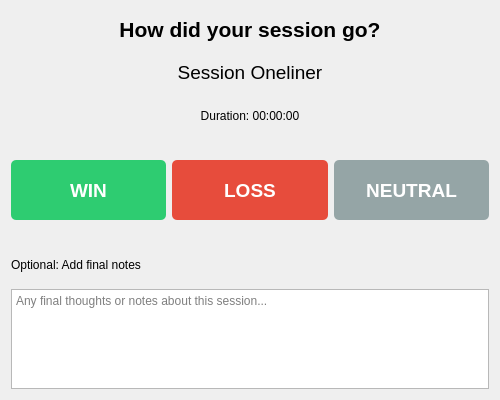
<?xml version="1.0" encoding="UTF-8"?>
<ui version="4.0">
 <class>EndSessionDialog</class>
 <widget class="QDialog" name="EndSessionDialog">
  <property name="geometry">
   <rect>
    <x>0</x>
    <y>0</y>
    <width>500</width>
    <height>400</height>
   </rect>
  </property>
  <property name="windowTitle">
   <string>End Session</string>
  </property>
  <layout class="QVBoxLayout" name="verticalLayout">
   <item>
    <widget class="QLabel" name="label">
     <property name="font">
      <font>
       <pointsize>16</pointsize>
       <weight>75</weight>
       <bold>true</bold>
      </font>
     </property>
     <property name="text">
      <string>How did your session go?</string>
     </property>
     <property name="alignment">
      <set>Qt::AlignCenter</set>
     </property>
    </widget>
   </item>
   <item>
    <widget class="QLabel" name="onelinerLabel">
     <property name="font">
      <font>
       <pointsize>14</pointsize>
      </font>
     </property>
     <property name="text">
      <string>Session Oneliner</string>
     </property>
     <property name="alignment">
      <set>Qt::AlignCenter</set>
     </property>
     <property name="wordWrap">
      <bool>true</bool>
     </property>
    </widget>
   </item>
   <item>
    <widget class="QLabel" name="elapsedLabel">
     <property name="text">
      <string>Duration: 00:00:00</string>
     </property>
     <property name="alignment">
      <set>Qt::AlignCenter</set>
     </property>
    </widget>
   </item>
   <item>
    <spacer name="verticalSpacer">
     <property name="orientation">
      <enum>Qt::Vertical</enum>
     </property>
     <property name="sizeType">
      <enum>QSizePolicy::Fixed</enum>
     </property>
     <property name="sizeHint" stdset="0">
      <size>
       <width>20</width>
       <height>20</height>
      </size>
     </property>
    </spacer>
   </item>
   <item>
    <layout class="QHBoxLayout" name="horizontalLayout">
     <item>
      <widget class="QPushButton" name="winButton">
       <property name="minimumSize">
        <size>
         <width>0</width>
         <height>60</height>
        </size>
       </property>
       <property name="font">
        <font>
         <pointsize>14</pointsize>
         <weight>75</weight>
         <bold>true</bold>
        </font>
       </property>
       <property name="styleSheet">
        <string notr="true">QPushButton {
    background-color: #2ecc71;
    color: white;
    border-radius: 5px;
}
QPushButton:hover {
    background-color: #27ae60;
}
QPushButton:pressed {
    background-color: #229954;
}</string>
       </property>
       <property name="text">
        <string>WIN</string>
       </property>
      </widget>
     </item>
     <item>
      <widget class="QPushButton" name="lossButton">
       <property name="minimumSize">
        <size>
         <width>0</width>
         <height>60</height>
        </size>
       </property>
       <property name="font">
        <font>
         <pointsize>14</pointsize>
         <weight>75</weight>
         <bold>true</bold>
        </font>
       </property>
       <property name="styleSheet">
        <string notr="true">QPushButton {
    background-color: #e74c3c;
    color: white;
    border-radius: 5px;
}
QPushButton:hover {
    background-color: #c0392b;
}
QPushButton:pressed {
    background-color: #a93226;
}</string>
       </property>
       <property name="text">
        <string>LOSS</string>
       </property>
      </widget>
     </item>
     <item>
      <widget class="QPushButton" name="neutralButton">
       <property name="minimumSize">
        <size>
         <width>0</width>
         <height>60</height>
        </size>
       </property>
       <property name="font">
        <font>
         <pointsize>14</pointsize>
         <weight>75</weight>
         <bold>true</bold>
        </font>
       </property>
       <property name="styleSheet">
        <string notr="true">QPushButton {
    background-color: #95a5a6;
    color: white;
    border-radius: 5px;
}
QPushButton:hover {
    background-color: #7f8c8d;
}
QPushButton:pressed {
    background-color: #707b7c;
}</string>
       </property>
       <property name="text">
        <string>NEUTRAL</string>
       </property>
      </widget>
     </item>
    </layout>
   </item>
   <item>
    <spacer name="verticalSpacer_2">
     <property name="orientation">
      <enum>Qt::Vertical</enum>
     </property>
     <property name="sizeType">
      <enum>QSizePolicy::Fixed</enum>
     </property>
     <property name="sizeHint" stdset="0">
      <size>
       <width>20</width>
       <height>20</height>
      </size>
     </property>
    </spacer>
   </item>
   <item>
    <widget class="QLabel" name="label_2">
     <property name="text">
      <string>Optional: Add final notes</string>
     </property>
    </widget>
   </item>
   <item>
    <widget class="QTextEdit" name="notesEdit">
     <property name="maximumSize">
      <size>
       <width>16777215</width>
       <height>100</height>
      </size>
     </property>
     <property name="placeholderText">
      <string>Any final thoughts or notes about this session...</string>
     </property>
    </widget>
   </item>
  </layout>
 </widget>
 <resources/>
 <connections/>
</ui>
